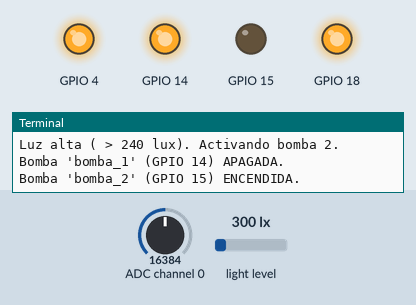
Recording of a program running on a simulated Raspberry Pi (BCM pin numbers). On the bench: output pins drawn as LEDs (lit = HIGH), the last lines printed to the terminal. The test bench sets the inputs (shaded band); at power-on: light level 300 lx, ADC channel 0 = 16384 (analog values on the 0–32767 scale). The clock reads 2024-03-15 10:24:30 at power-on unless the program sets it; files the program writes start out absent.

Above: at 1.2 s.
1.3 s: light level set to 266 lx
4.0 s: light level set to 220 lx
At 5.9 s:
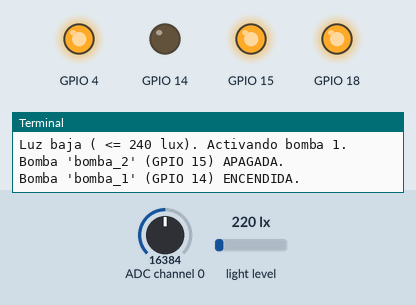
6.7 s: light level set to 500 lx
At 8.5 s:
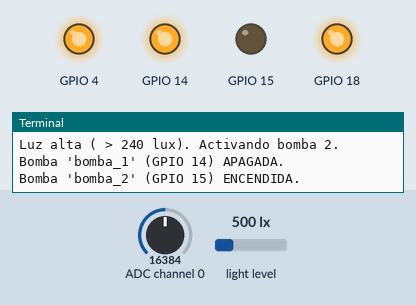
9.1 s: light level set to 40 lx
At 11.1 s:
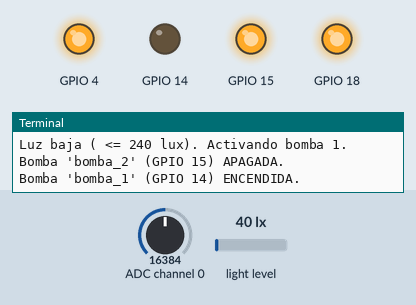
Timing chart, 0 to 12.6 s (numbered marks = the images above; inputs shaded):
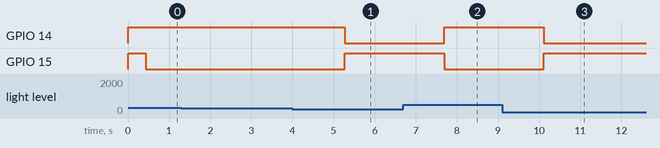

The program:

main.py
```python
import time
from sensors import LightSensor, HumiditySensor
import config
from actuators import setup_actuators, turn_pump_on, turn_pump_off, cleanup_gpio
from data_collector import setup_csv_file, collect_and_log_single_reading

def main():
    print("Iniciando prueba del sensor de luz GY-30, sensor de humedad y control de bombas...")
    light_sensor = None
    humidity_sensor = None

    try:
        if not setup_actuators():
            print("No se pudieron configurar los actuadores. Saliendo.")
            return

        setup_csv_file()

        light_sensor = LightSensor()
        print("Sensor de luz inicializado correctamente.")

        humidity_sensor = HumiditySensor()
        print("Sensor de humedad inicializado correctamente.")

        print("Leyendo niveles de luz y humedad, y controlando bombas...")

        current_pump_on = None

        while True:
            collect_and_log_single_reading(light_sensor, humidity_sensor)

            lux = light_sensor.read_light_level()

            if lux is not None:
                print(f"Nivel de luz para control: {lux} lux")

                if lux > 240:
                    if current_pump_on != 'bomba_2':
                        print("Luz alta ( > 240 lux). Activando bomba 2.")
                        turn_pump_off('bomba_1')
                        turn_pump_on('bomba_2')
                        current_pump_on = 'bomba_2'
                else:
                    if current_pump_on != 'bomba_1':
                        print("Luz baja ( <= 240 lux). Activando bomba 1.")
                        turn_pump_off('bomba_2')
                        turn_pump_on('bomba_1')
                        current_pump_on = 'bomba_1'
            else:
                print("No se pudo obtener el nivel de luz para la lógica de control.")

            time.sleep(2)

    except KeyboardInterrupt:
        print("\nPrueba de sensores y control de bombas detenida por el usuario.")
    except Exception as e:
        print(f"Ha ocurrido un error inesperado en el programa principal: {e}")
    finally:
        print("Apagando bombas y limpiando GPIOs...")
        turn_pump_off('bomba_1')
        turn_pump_off('bomba_2')
        cleanup_gpio()

if __name__ == "__main__":
    main()
```

sensors.py
```python
import smbus
import time
import config
import adafruit_ads1x15.ads1115 as ADS
import board

from adafruit_ads1x15.analog_in import AnalogIn

class HumiditySensor:
    def __init__(self, i2c_bus=None, device_address=None, analog_pin_index=None):
        if device_address is None:
            import config
            device_address = config.ADS1115_DEVICE_ADDRESS
        if analog_pin_index is None:
            import config
            analog_pin_index = config.ADS1115_ANALOG_PIN

        if i2c_bus is None:
            self.i2c = board.I2C()
        else:
            self.i2c = i2c_bus

        self.ads = ADS.ADS1115(self.i2c, address=device_address)

        ads_pins = [ADS.P0, ADS.P1, ADS.P2, ADS.P3]
        if 0 <= analog_pin_index <= 3:
            self.channel = AnalogIn(self.ads, ads_pins[analog_pin_index])
        else:
            raise ValueError("ADS1115_ANALOG_PIN must be between 0 and 3.")

        print(f"[OK] Convertidor ADS1115 en 0x{device_address:x} inicializado en pin P{analog_pin_index}.")

    def read_data(self):
        try:
            raw_value = self.channel.value
            voltage = self.channel.voltage
            return raw_value, voltage
        except Exception as e:
            print(f"Error al leer los datos del sensor de humedad: {e}")
            return None, None

class LightSensor:
    def __init__(self, device_address=config.BH1750_DEVICE_ADDRESS, bus_number=config.I2C_BUS_NUMBER):
        self.device_address = device_address
        self.bus = smbus.SMBus(bus_number)

    def read_light_level(self):
        try:
            # Enviar comando de medición de una sola vez en alta resolución
            self.bus.write_byte(self.device_address, config.BH1750_ONE_TIME_HIGH_RES_MODE_1_CMD)

            # Esperar a que el sensor termine la medición
            time.sleep(config.BH1750_MEASUREMENT_DELAY_SEC)

            # Leer los datos del sensor (2 bytes)
            data = self.bus.read_i2c_block_data(self.device_address, 0x00, 2)

            # Convertir los bytes a valor en lux
            result = (data[0] << 8) | data[1]
            lux = result / 1.2  # Escalado según el datasheet del BH1750
            return lux
        except Exception as e:
            print(f"Error al leer el nivel de luz: {e}")
            return None
```

config.py
```python
# config.py

RELAY_PINS = {
    "bomba_1": 14,
    "bomba_2": 15,
    "bomba_3": 18,
    "bomba_4": 4
}
# Dirección del sensor BH1750 (puede ser 0x23 o 0x5C dependiendo del módulo)
BH1750_DEVICE_ADDRESS = 0x23

# Número de bus I2C (normalmente 1 en Raspberry Pi)
I2C_BUS_NUMBER = 1

# Comando para modo de alta resolución, medición única
BH1750_ONE_TIME_HIGH_RES_MODE_1_CMD = 0x20

# Tiempo que tarda el sensor en hacer la medición
BH1750_MEASUREMENT_DELAY_SEC = 0.2

PUMP_ACTIVATION_DURATION_SEC = 3 # Duración de activación de bomba de ejemplo

# --- Configuraciones para el Sensor de Humedad (ADS1115) ---
ADS1115_DEVICE_ADDRESS = 0x48 # Dirección I2C del ADS1115 (verifica si es diferente en tu configuración)
ADS1115_ANALOG_PIN = 0 # El pin analógico del ADS1115 al que está conectado el sensor de humedad (P0, P1, P2, P3)
```

actuators.py
```python
# actuators.py
import RPi.GPIO as GPIO
from config import RELAY_PINS

GPIO_SETUP_DONE = False

def setup_actuators():
    global GPIO_SETUP_DONE
    if not GPIO_SETUP_DONE:
        try:
            GPIO.setmode(GPIO.BCM)
            for pump_name, pin in RELAY_PINS.items():
                GPIO.setup(pin, GPIO.OUT)
                GPIO.output(pin, GPIO.HIGH)
            GPIO_SETUP_DONE = True
            print("Todos los GPIOs de actuadores configurados.")
        except RuntimeError as e:
            print(f"Error al configurar GPIOs: {e}. Intenta con 'sudo'.")
            GPIO_SETUP_DONE = False
        return GPIO_SETUP_DONE

def turn_pump_on(pump_id):
    if not GPIO_SETUP_DONE:
        if not setup_actuators():
            print(f"No se pudo encender la bomba {pump_id}: GPIOs no configurados.")
            return

    pin = RELAY_PINS.get(pump_id)
    if pin is not None:
        GPIO.output(pin, GPIO.LOW)
        print(f"Bomba '{pump_id}' (GPIO {pin}) ENCENDIDA.")
    else:
        print(f"Error: Bomba '{pump_id}' no encontrada.")

def turn_pump_off(pump_id):
    if not GPIO_SETUP_DONE:
        if not setup_actuators():
            print(f"No se pudo apagar la bomba {pump_id}: GPIOs no configurados.")
            return

    pin = RELAY_PINS.get(pump_id)
    if pin is not None:
        GPIO.output(pin, GPIO.HIGH)
        print(f"Bomba '{pump_id}' (GPIO {pin}) APAGADA.")
    else:
        print(f"Error: Bomba '{pump_id}' no encontrada.")

def cleanup_gpio():
    global GPIO_SETUP_DONE
    if GPIO_SETUP_DONE:
        GPIO.cleanup()
        print("GPIOs limpiados.")
        GPIO_SETUP_DONE = False
    else:
        print("No se configuraron GPIOs, no hay nada que limpiar.")
```

data_collector.py
```python
# data_collector.py

import csv
import os
from datetime import datetime

DATA_FILE_PATH = "sensor_data.csv"

def setup_csv_file():
    try:
        with open(DATA_FILE_PATH, 'x', newline='') as f:
            writer = csv.writer(f)
            # Added "humidity_raw" and "humidity_voltage" to the header
            writer.writerow(["timestamp", "lux", "humidity_raw", "humidity_voltage"])
            print(f"Archivo CSV '{DATA_FILE_PATH}' creado con éxito.")
    except FileExistsError:
        print(f"Archivo CSV '{DATA_FILE_PATH}' ya existe. No se requiere acción.")
        pass

def _log_data_locally(lux_value, humidity_raw_value, humidity_voltage_value):
    timestamp = datetime.now().strftime('%Y-%m-%d %H:%M:%S')
    try:
        with open(DATA_FILE_PATH, 'a', newline='') as f:
            writer = csv.writer(f)
            writer.writerow([timestamp, lux_value, humidity_raw_value, humidity_voltage_value])
        return timestamp, lux_value, humidity_raw_value, humidity_voltage_value
    except Exception as e:
        print(f"Error al escribir en el archivo CSV: {e}")
        return None, None, None, None

def collect_and_log_single_reading(light_sensor, humidity_sensor):
    light_level = light_sensor.read_light_level()
    humidity_raw, humidity_voltage = humidity_sensor.read_data()

    if light_level is None:
        print("No se pudo leer el nivel de luz del sensor.")
        return

    if humidity_raw is None or humidity_voltage is None:
        print("No se pudieron leer los datos del sensor de humedad.")
        return

    timestamp, lux, hum_raw, hum_voltage = _log_data_locally(light_level, humidity_raw, humidity_voltage)

    if timestamp:
        print(f"Dato guardado localmente: {timestamp} - {lux} lux, Humedad (raw): {hum_raw}, Humedad (voltaje): {hum_voltage:.4f}V")
    else:
        print("Error al guardar localmente.")

def clear_csv_file():
    if os.path.exists(DATA_FILE_PATH):
        try:
            with open(DATA_FILE_PATH, 'w', newline='') as f:
                writer = csv.writer(f)
                writer.writerow(["timestamp", "lux", "humidity_raw", "humidity_voltage"])
            print(f"Archivo CSV '{DATA_FILE_PATH}' vaciado y encabezado recreado con éxito.")
        except Exception as e:
            print(f"Error al intentar vaciar el archivo CSV: {e}")
    else:
        print(f"El archivo CSV '{DATA_FILE_PATH}' no existe, no se requiere vaciado.")
        setup_csv_file()
```

Measured:
- the behaviour switches between 241 and 240 lx on light level (found by bisection; images 0 and 1)
- after the input at 4.0 s, GPIO 14: HIGH → LOW after 1.3 s; GPIO 15: LOW → HIGH after 1.3 s
- after the input at 6.7 s, GPIO 14: LOW → HIGH after 0.99 s; GPIO 15: HIGH → LOW after 0.99 s
- after the input at 9.1 s, GPIO 14: HIGH → LOW after 1.0 s; GPIO 15: LOW → HIGH after 1.0 s
